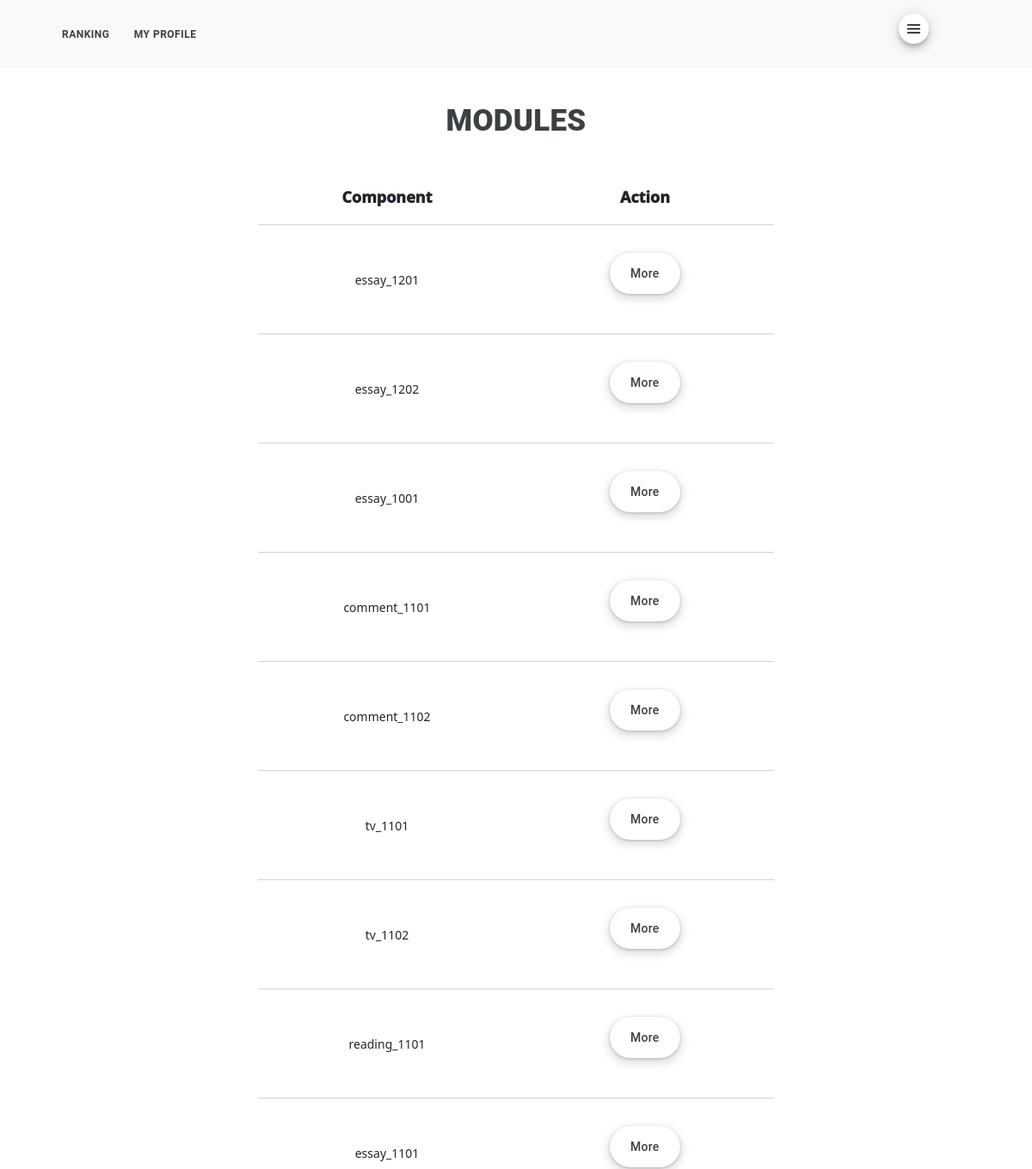
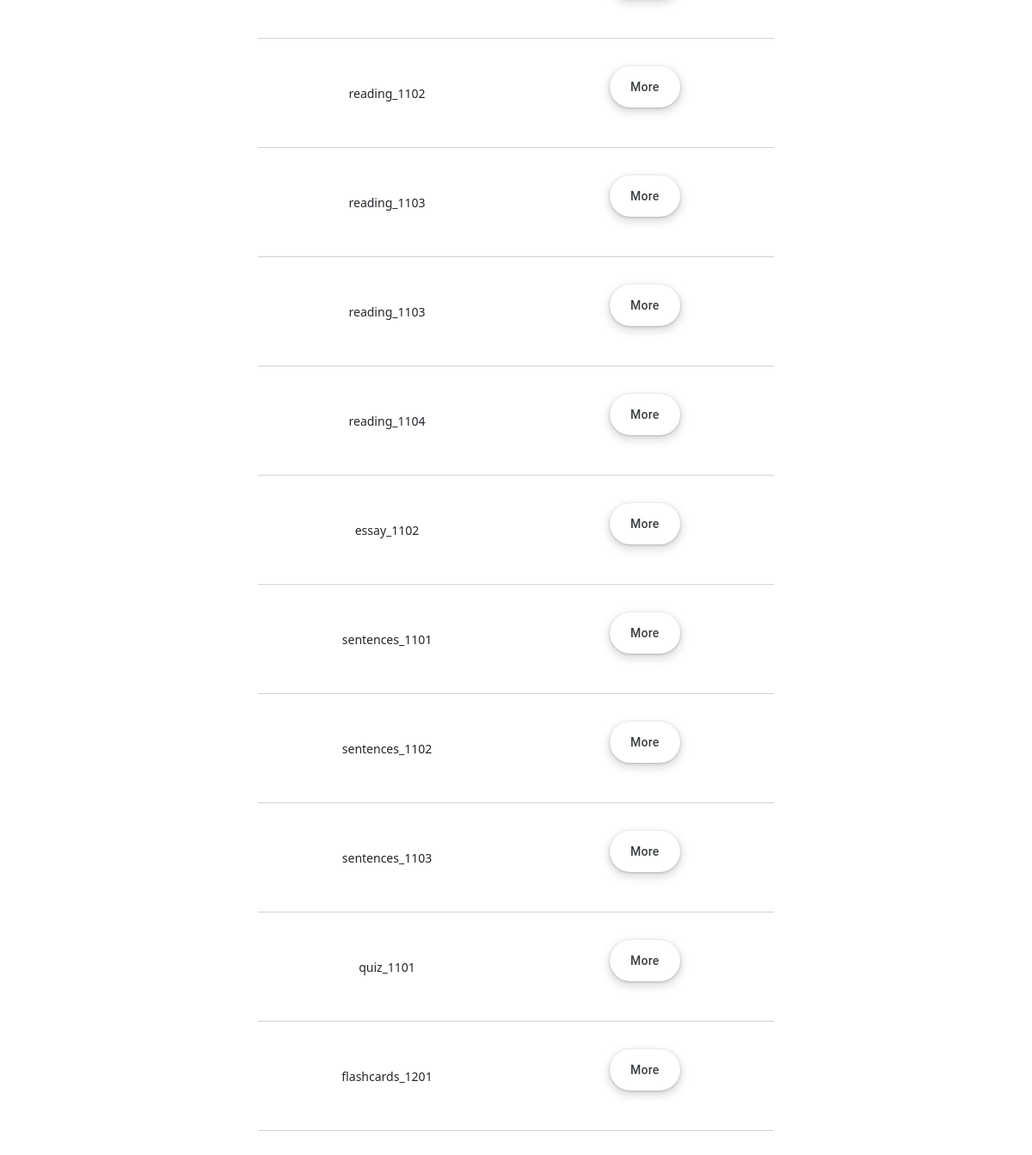
The app's page /display_modules.html (signed in) with its own data (2 pictures, top to bottom).
### nieszkolni_app/models.py (models this page shows)
class Module(models.Model):
    component_id = models.CharField(max_length=200, default="")
    component_type = models.CharField(max_length=200, default="")
    title = models.CharField(max_length=200, default="")
    content = models.TextField(default="")
    resources = models.TextField(default="")
    conditions = models.TextField(default="")
    reference = models.IntegerField(default=0)

### nieszkolni_app/views.py (the view, shortened to what this page needs)
# urls.py: path('display_modules.html', views.display_modules, name="display_modules"),
@staff_member_required
def display_modules(request):
    if request.user.is_authenticated:
        first_name = request.user.first_name
        last_name = request.user.last_name
        current_user = first_name + " " + last_name
        modules = CurriculumManager().display_modules()
        return render(request, "display_modules.html", {
            "modules": modules
            })

### nieszkolni_folder/audit_manager.py (called while the page is built)
    def check_if_clocked_in(self, clocking_user):
        with connection.cursor() as cursor:
            cursor.execute(f'''
                SELECT clock_out
                FROM nieszkolni_app_audit
                WHERE clocking_user = '{clocking_user}'
                AND entry_type = 'automatic'
                AND status = 'started'
                ORDER BY stamp DESC
                LIMIT 1
                ''')
            response = cursor.fetchone()
            if response is not None:
                if response[0] == 0:
                    status = True
                else:
                    status = False
            else:
                status = False
            return status

### nieszkolni_folder/context_processors.py (called while the page is built)
def sections_processor(request):
    if request.user.is_authenticated:
        first_name = request.user.first_name
        last_name = request.user.last_name
        current_user = first_name + " " + last_name
        if request.user.is_superuser:
            superuser_status = True
        else:
            superuser_status = False
        status = AuditManager().check_if_clocked_in(current_user)
        return {"status": status, "superuser_status": superuser_status}
    else:
        return {}

### nieszkolni_folder/curriculum_manager.py (called while the page is built)
    def display_modules(self):
        with connection.cursor() as cursor:
            cursor.execute(f'''
                SELECT
                component_id,
                component_type,
                title,
                content,
                resources,
                conditions,
                reference
                FROM nieszkolni_app_module
                ''')
            modules = cursor.fetchall()
            return modules

### nieszkolni_app/templates/display_modules.html (shortened to what this page needs)
{% extends 'base.html' %}
{% block 'content' %}
<h1>MODULES</h1>
<table>
		<tr class="font">
			<th>Component</th>
			<th>Action</th>
		</tr>
	{% for module in modules %}
		<tr class="font">
			<td>{{ module.0 }}</td>
			<td>
				<form action="{% url 'display_modules' %}"  method="POST">
					  <div class="flex-parent jc-center">
					    	<button type="submit" class="button_main" name="action_on_module" value="more">More</button>
					  </div>
				</form>
			</td>
		</tr>
	{% endfor %}
</table>
{% include 'footer.html' %}
{% endblock %}

### nieszkolni_app/static/styles.css (style rules this page uses)
body { height: 100%; margin: 0px; }
.button_main { align-items: center; appearance: none; background-color: #fff; border-radius: 24px; border-style: none; box-shadow: rgba(0, 0, 0, .2) 0 3px 5px -1px,rgba(0, 0, 0, .14) 0 6px 10px 0,rgba(0, 0, 0, .12) 0 1px 18px 0; box-sizing: border-box; color: #3c4043; cursor: pointer; display: inline-flex; fill: currentcolor; font-family: "Google Sans", Roboto, Arial, sans-serif; font-size: 14px; font-weight: 500; height: 48px; justify-content: center; letter-spacing: .25px; line-height: normal; margin: 1vw; max-width: 100%; overflow: visible; padding: 2px 24px; position: relative; text-align: center; text-decoration: none; text-transform: none; transition: box-shadow 280ms cubic-bezier(.4, 0, .2, 1),opacity 15ms linear 30ms,transform 270ms cubic-bezier(0, 0, .2, 1) 0ms; user-select: none; -webkit-user-select: none; touch-action: manipulation; width: auto; will-change: transform, opacity; z-index: 0; }
.button_main:not(:disabled) { box-shadow: rgba(60, 64, 67, .3) 0 1px 3px 0, rgba(60, 64, 67, .15) 0 4px 8px 3px; }
.flex-parent { display: flex; }
.jc-center { justify-content: center; }
h1 { color: #3c4043; font-family: "Google Sans", Roboto, Arial, sans-serif; font-size: 35px; font-weight: 1000; letter-spacing: .25px; margin-bottom: 35px; text-align: center; }
table { border-collapse: separate; border-bottom-color: rgba(255,255,255,1); border-spacing: 0px; font-size: 14px; font-weight: 300; height: 100px; margin-left: 25%; margin-right: 25%; margin-bottom: 1%; width:50%; table-layout: fixed; }
th { border-bottom: 1pt solid; border-bottom-color: #D3D3D3; font-size: 18px; font-weight: 1000; margin-bottom: 20px; padding: 20px 20px; text-align: center; vertical-align: middle; }
td { border-bottom: 1pt solid; border-bottom-color: #D3D3D3; margin-bottom: 20px; padding: 20px 20px; text-align: center; vertical-align: middle; }

### records on screen
Module: component "essay_1201"
Module: component "essay_1202"
Module: component "essay_1001"
Module: component "comment_1101"
Module: component "comment_1102"
Module: component "tv_1101"
Module: component "tv_1102"
Module: component "reading_1101"
Module: component "essay_1101"
Module: component "reading_1102"
Module: component "reading_1104"
Module: component "essay_1102"
Module: component "sentences_1101"
Module: component "sentences_1102"
Module: component "sentences_1103"
Module: component "quiz_1101"
Module: component "flashcards_1201"

### other values on screen
{{ module.0 }} "reading_1103" "reading_1103"
